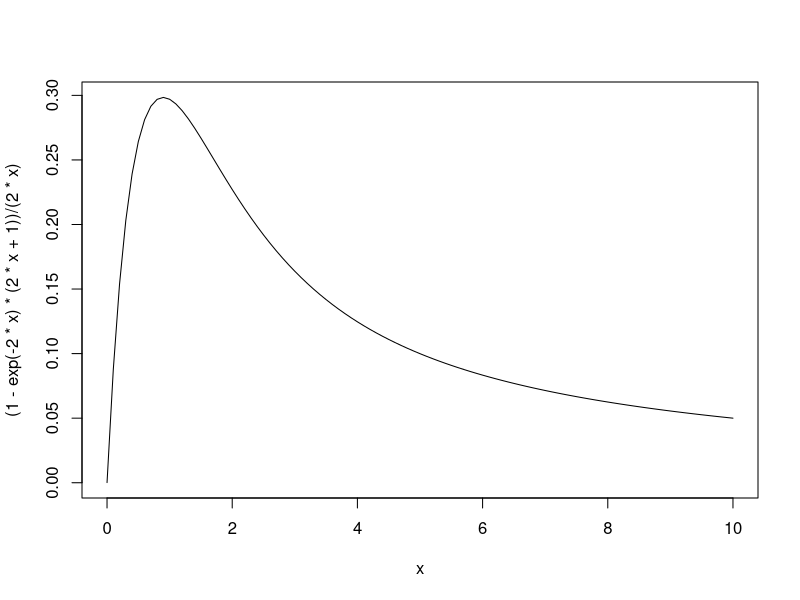

Here is the R script that generated this plot:
## ---- chunk 1
curve( (1 - exp(-2*x)* (2*x + 1))/(2*x), from = 0.0001, to = 10)
